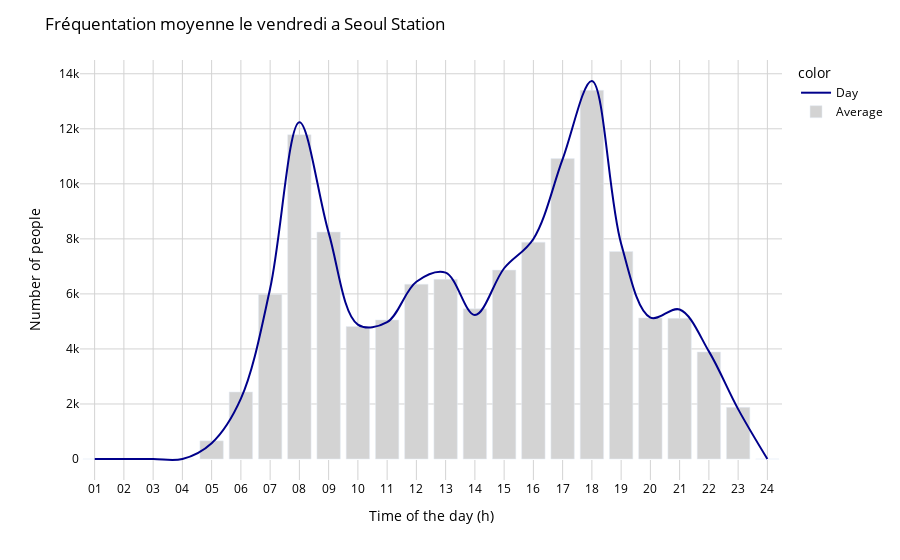

The cell this chart's notebook holds for it:
### Code cell
# fig = px.bar(x=frequency_ss.columns[4:],
#              y=list(frequency_ss.loc[0].values[4:]),
#              title="Test")

fig = px.line(x=seouls_station.columns[2:],
              y=seouls_station.loc[0].values[2:],
              color=px.Constant("Day"),
              line_shape='spline',
              color_discrete_sequence=['darkblue'])

fig.add_bar(x=frequency_ss.columns[4:],
             y=list(frequency_ss.loc[0].values[4:]),
             name="Average",
             marker_color='lightgray')

fig.update_layout(
    xaxis_title='Time of the day (h)',
    yaxis_title='Number of people',
    title=f'Fréquentation moyenne le vendredi a {frequency_ss.station_name.values[0]}',
    plot_bgcolor='rgba(255, 255, 255, 0.9)',
    paper_bgcolor='rgba(255, 255, 255, 0.9)',
    font=dict(color='black'),
    xaxis=dict(showgrid=True, gridcolor='lightgrey'),
    yaxis=dict(showgrid=True, gridcolor='lightgrey')
)
fig.show()

### Figure 1 — Plotly figure (JSON) as saved in the notebook; plotly's stock layout.template omitted (floating-point values rounded to 4 significant figures)
{"data": [{"hovertemplate": "color=Day<br>x=%{x}<br>y=%{y}<extra></extra>", "legendgroup": "Day", "line": {"color": "darkblue", "dash": "solid", "shape": "spline"}, "marker": {"symbol": "circle"}, "mode": "lines", "name": "Day", "orientation": "v", "showlegend": true, "type": "scatter", "x": ["01", "02", "03", "04", "05", "06", "07", "08", "09", "10", "11", "12", "13", "14", "15", "16", "17", "18", "19", "20", "21", "22", "23", "24"], "xaxis": "x", "y": [0, 0, 0, 0, 573, 2191, 6195, 12241, 8226, 4885, 4971, 6443, 6772, 5231, 6932, 7998, 10897, 13737, 7825, 5140, 5433, 3911, 1813, 0], "yaxis": "y"}, {"marker": {"color": "lightgray"}, "name": "Average", "type": "bar", "x": ["01", "02", "03", "04", "05", "06", "07", "08", "09", "10", "11", "12", "13", "14", "15", "16", "17", "18", "19", "20", "21", "22", "23", "24"], "y": [0, 0, 0, 0, 660.2, 2437.0, 5985.0, 11786, 8247.0, 4817.0, 5054.0, 6352.0, 6529.0, 5461.0, 6865.0, 7879.0, 10919, 13400.0, 7541.0, 5128.0, 5113.0, 3890.0, 1877.0, 0]}], "layout": {"font": {"color": "black"}, "legend": {"title": {"text": "color"}, "tracegroupgap": 0}, "margin": {"t": 60}, "paper_bgcolor": "rgba(255, 255, 255, 0.9)", "plot_bgcolor": "rgba(255, 255, 255, 0.9)", "title": {"text": "Fréquentation moyenne le vendredi a Seoul Station"}, "xaxis": {"anchor": "y", "domain": [0, 1], "gridcolor": "lightgrey", "showgrid": true, "title": {"text": "Time of the day (h)"}}, "yaxis": {"anchor": "x", "domain": [0, 1], "gridcolor": "lightgrey", "showgrid": true, "title": {"text": "Number of people"}}}}
